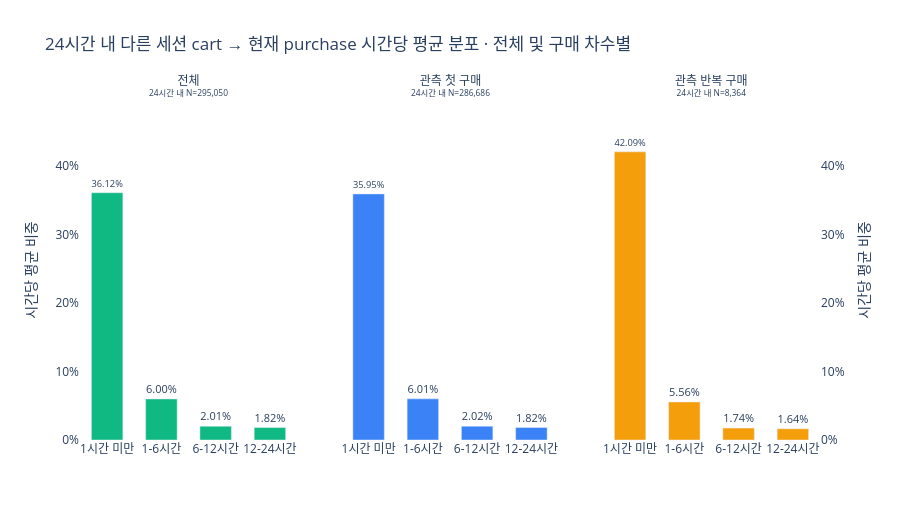

The code cell stored with this chart in its notebook:
### Code cell
panel_total = delay_24h_chart.groupby('구매차수', observed=True)['구매에피소드수'].sum()
chart_max = delay_24h_chart['시간당평균_비중_pct'].max()

fig = px.bar(
    delay_24h_chart,
    x='기간구간',
    y='시간당평균_비중_pct',
    color='구매차수',
    facet_col='구매차수',
    facet_col_spacing=0.06,
    text='시간당평균_비중_pct',
    custom_data=['구매에피소드수', '24시간내_구간비중_pct', '구간시간폭_시간'],
    category_orders={'기간구간': delay_24h_bins, '구매차수': ['전체'] + purchase_order},
    color_discrete_map={
        '전체': color_map['purchase'],
        '관측 첫 구매': color_map['view'],
        '관측 반복 구매': color_map['cart'],
    },
    title='24시간 내 다른 세션 cart → 현재 purchase 시간당 평균 분포 · 전체 및 구매 차수별',
)
fig.update_traces(
    width=0.58,
    texttemplate='%{text:.2f}%',
    textposition='outside',
    textfont_size=11,
    cliponaxis=False,
    hovertemplate=(
        '%{x}<br>시간당 평균 비중 %{y:.2f}%<br>'
        '구간 전체 비중 %{customdata[1]:.2f}%<br>'
        '구간 시간 폭 %{customdata[2]:.0f}시간<br>'
        '구매 에피소드 %{customdata[0]:,.0f}<extra></extra>'
    ),
)
fig.update_yaxes(matches='y', ticksuffix='%')
fig.update_yaxes(title_text='시간당 평균 비중', showticklabels=True, row=1, col=1)
fig.update_yaxes(
    title_text='', showticklabels=False, row=1, col=2
)
fig.update_yaxes(
    title_text='시간당 평균 비중', showticklabels=True, side='right', row=1, col=3
)
fig.update_xaxes(title_text='')
fig.update_layout(
    yaxis_range=[0, chart_max * 1.18],
    yaxis2_range=[0, chart_max * 1.18],
    yaxis3_range=[0, chart_max * 1.18],
    plot_bgcolor='white',
    bargap=0.34,
    height=520,
    showlegend=False,
)
for annotation in fig.layout.annotations:
    label = annotation.text.split('=')[-1]
    annotation.text = f'{label}<br><sup>24시간 내 N={panel_total[label]:,.0f}</sup>'
fig.show()

### Figure 1 — Plotly figure (JSON) as saved in the notebook; plotly's stock layout.template omitted (floating-point values rounded to 4 significant figures)
{"data": [{"cliponaxis": false, "customdata": [[106600.0, 36.12, 1.0], [88480.0, 29.99, 5.0], [35590.0, 12.06, 6.0], [64410.0, 21.83, 12.0]], "hovertemplate": "%{x}<br>시간당 평균 비중 %{y:.2f}%<br>구간 전체 비중 %{customdata[1]:.2f}%<br>구간 시간 폭 %{customdata[2]:.0f}시간<br>구매 에피소드 %{customdata[0]:,.0f}<extra></extra>", "legendgroup": "전체", "marker": {"color": "#10B981", "pattern": {"shape": ""}}, "name": "전체", "orientation": "v", "showlegend": true, "text": [36.12, 5.998, 2.01, 1.819], "textfont": {"size": 11}, "textposition": "outside", "texttemplate": "%{text:.2f}%", "type": "bar", "width": 0.58, "x": ["1시간 미만", "1-6시간", "6-12시간", "12-24시간"], "xaxis": "x", "y": [36.12, 5.998, 2.01, 1.819], "yaxis": "y"}, {"cliponaxis": false, "customdata": [[103100.0, 35.95, 1.0], [86160.0, 30.05, 5.0], [34710.0, 12.11, 6.0], [62760.0, 21.89, 12.0]], "hovertemplate": "%{x}<br>시간당 평균 비중 %{y:.2f}%<br>구간 전체 비중 %{customdata[1]:.2f}%<br>구간 시간 폭 %{customdata[2]:.0f}시간<br>구매 에피소드 %{customdata[0]:,.0f}<extra></extra>", "legendgroup": "관측 첫 구매", "marker": {"color": "#3B82F6", "pattern": {"shape": ""}}, "name": "관측 첫 구매", "orientation": "v", "showlegend": true, "text": [35.95, 6.011, 2.018, 1.824], "textfont": {"size": 11}, "textposition": "outside", "texttemplate": "%{text:.2f}%", "type": "bar", "width": 0.58, "x": ["1시간 미만", "1-6시간", "6-12시간", "12-24시간"], "xaxis": "x2", "y": [35.95, 6.011, 2.018, 1.824], "yaxis": "y2"}, {"cliponaxis": false, "customdata": [[3520.0, 42.09, 1.0], [2324.0, 27.79, 5.0], [873.0, 10.44, 6.0], [1647.0, 19.69, 12.0]], "hovertemplate": "%{x}<br>시간당 평균 비중 %{y:.2f}%<br>구간 전체 비중 %{customdata[1]:.2f}%<br>구간 시간 폭 %{customdata[2]:.0f}시간<br>구매 에피소드 %{customdata[0]:,.0f}<extra></extra>", "legendgroup": "관측 반복 구매", "marker": {"color": "#F59E0B", "pattern": {"shape": ""}}, "name": "관측 반복 구매", "orientation": "v", "showlegend": true, "text": [42.09, 5.557, 1.74, 1.641], "textfont": {"size": 11}, "textposition": "outside", "texttemplate": "%{text:.2f}%", "type": "bar", "width": 0.58, "x": ["1시간 미만", "1-6시간", "6-12시간", "12-24시간"], "xaxis": "x3", "y": [42.09, 5.557, 1.74, 1.641], "yaxis": "y3"}], "layout": {"annotations": [{"font": {}, "showarrow": false, "text": "전체<br><sup>24시간 내 N=295,050</sup>", "x": 0.1467, "xanchor": "center", "xref": "paper", "y": 1, "yanchor": "bottom", "yref": "paper"}, {"font": {}, "showarrow": false, "text": "관측 첫 구매<br><sup>24시간 내 N=286,686</sup>", "x": 0.5, "xanchor": "center", "xref": "paper", "y": 1, "yanchor": "bottom", "yref": "paper"}, {"font": {}, "showarrow": false, "text": "관측 반복 구매<br><sup>24시간 내 N=8,364</sup>", "x": 0.8533, "xanchor": "center", "xref": "paper", "y": 1, "yanchor": "bottom", "yref": "paper"}], "bargap": 0.34, "barmode": "relative", "height": 520, "legend": {"title": {"text": "구매차수"}, "tracegroupgap": 0}, "plot_bgcolor": "white", "showlegend": false, "title": {"text": "24시간 내 다른 세션 cart → 현재 purchase 시간당 평균 분포 · 전체 및 구매 차수별"}, "xaxis": {"anchor": "y", "categoryarray": ["1시간 미만", "1-6시간", "6-12시간", "12-24시간"], "categoryorder": "array", "domain": [0, 0.2933], "title": {"text": ""}}, "xaxis2": {"anchor": "y2", "categoryarray": ["1시간 미만", "1-6시간", "6-12시간", "12-24시간"], "categoryorder": "array", "domain": [0.3533, 0.6467], "matches": "x", "title": {"text": ""}}, "xaxis3": {"anchor": "y3", "categoryarray": ["1시간 미만", "1-6시간", "6-12시간", "12-24시간"], "categoryorder": "array", "domain": [0.7067, 1], "matches": "x", "title": {"text": ""}}, "yaxis": {"anchor": "x", "domain": [0, 1], "matches": "y", "range": [0, 49.66], "showticklabels": true, "ticksuffix": "%", "title": {"text": "시간당 평균 비중"}}, "yaxis2": {"anchor": "x2", "domain": [0, 1], "matches": "y", "range": [0, 49.66], "showticklabels": false, "ticksuffix": "%", "title": {"text": ""}}, "yaxis3": {"anchor": "x3", "domain": [0, 1], "matches": "y", "range": [0, 49.66], "showticklabels": true, "side": "right", "ticksuffix": "%", "title": {"text": "시간당 평균 비중"}}}}
